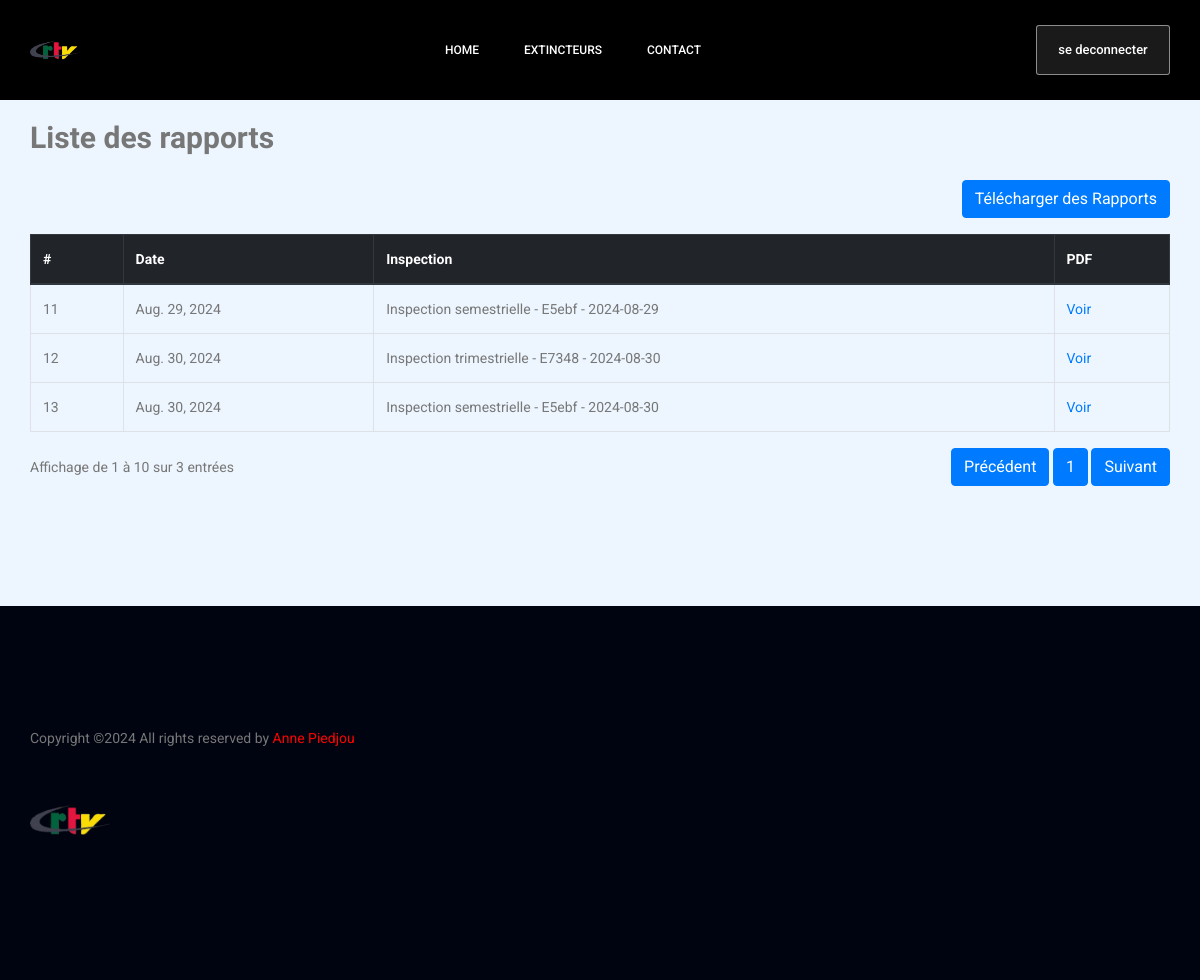
The page /gestion_rapports/ on the database as committed earlier.
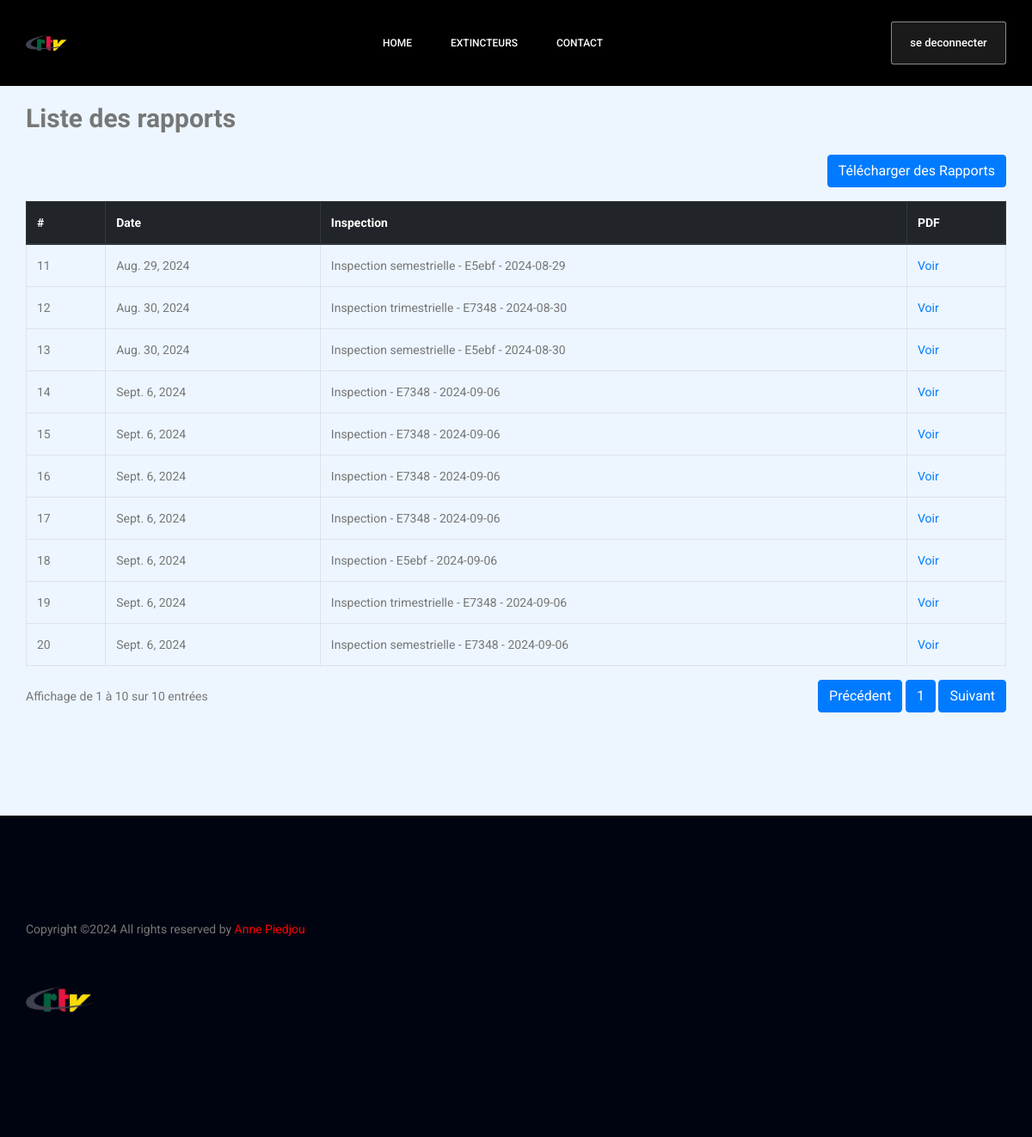
The same page on the database as committed later.
### extincteurs/models.py (models this page shows, shortened)
class RapportInspection(models.Model):
    date = models.DateField()
    inspection = models.ForeignKey(Inspection, on_delete=models.CASCADE)
    pdf = models.FileField(upload_to='media/')

class Inspection(models.Model):
    TYPE_INSPECTION_CHOICES = [
        ('manuelle', 'Manuelle'),
        ('trimestrielle', 'Trimestrielle'),
        ('semestrielle', 'Semestrielle'),
        ('annuelle', 'Annuelle'),
    ]
    extincteur = models.ForeignKey('Extincteur', on_delete=models.CASCADE)
    inspecteur = models.ForeignKey('Utilisateur', on_delete=models.CASCADE)
    date = models.DateField(default=timezone.now)
    type_inspection = models.CharField(max_length=15, choices=TYPE_INSPECTION_CHOICES)
    lieu = models.CharField(max_length=255)
    fiche_controle_verifiee = models.BooleanField(default=False)
    emplacement_correct = models.BooleanField(default=False)
    visible_accessible = models.BooleanField(default=False)
    plaque_lisible = models.BooleanField(default=False)
    signes_deterioration = models.BooleanField(default=False)
    pression_normale = models.BooleanField(default=False)
    mode_emploi_affiche = models.BooleanField(default=False)
    dommage_expose = models.BooleanField(default=False)
    observation = models.TextField(blank=True, null=True)
    prochaine_inspection = models.DateField(blank=True, null=True)
    def __str__(self):
        return f'Inspection {self.type_inspection} - {self.extincteur.code} - {self.date}'

class Extincteur(models.Model):
    TYPE_CHOICES = [
        ('eau', 'Eau'),
        ('mousse', 'Mousse'),
        ('poudre', 'Poudre'),
        ('co2', 'CO2'),
    ]
    CLASSE_CHOICES = [
        ('A', 'Classe A'),
        ('B', 'Classe B'),
        ('C', 'Classe C'),
        ('D', 'Classe D'),
        ('F', 'Classe F'),
    ]
    code = models.CharField(max_length=5, primary_key=True, default=generate_extincteur_code, editable=False)
    type_extincteur = models.CharField(max_length=10, choices=TYPE_CHOICES)
    classe = models.CharField(max_length=2, choices=CLASSE_CHOICES, default="A")
    date_achat = models.DateField()
    date_valid = models.DateField(default=date(2024, 8, 24))
    localisation = models.CharField(max_length=255)

### extincteurs/views.py (the view)
# urls.py: path('gestion_rapports/', gestion_rapports, name='gestion_rapports'),
def gestion_rapports(request):
    rapports = RapportInspection.objects.all()
    inspection_dates = Inspection.objects.values_list('date', flat=True).distinct()
    context = {
        'inspection_dates': inspection_dates,
        'rapports': rapports,
    }
    return render(request, 'rapports.html', context)

### extincteurs/templates/rapports.html (shortened to what this page needs)
{% load static %}
<!doctype html>
<html lang="en">
    <head>
        <link rel="stylesheet" href="{% static 'css/bootstrap.css' %}">
        <link rel="stylesheet" href="{% static 'css/style.css' %}">
        <link rel="stylesheet" href="{% static 'css/responsive.css' %}">
    </head>
    <body>
        <header class="header_area">
            <div class="main_menu">
                <nav class="navbar navbar-expand-lg navbar-light" style="background-color: black;">
                    <div class="container box_1620">
                        <a class="navbar-brand logo_h" href="{% url 'home' %}"><img src="{% static 'img/crtv.png' %}" width="50px" height="50px" alt=""></a>
                        <div class="collapse navbar-collapse offset" id="navbarSupportedContent">
                            <ul class="nav navbar-nav menu_nav justify-content-center">
                                <li class="nav-item active"><a class="nav-link" href="{% url 'home' %}">Home</a></li>
                                <li class="nav-item"><a class="nav-link" href="{% url 'gestion_extincteurs' %}">Extincteurs</a></li>
                                <li class="nav-item"><a class="nav-link" href="{% url 'contact' %}">Contact</a></li>
                            </ul>
                            <ul class="nav navbar-nav navbar-right">
                                <a href="{% url 'logout' %}" class="tickets_btn">se deconnecter</a>
                            </ul>
                        </div>
                    </div>
                </nav>
            </div>
        </header>
        <section class="made_life_area p_120">
            <div class="container">
                <h2 class="mb-4">Liste des rapports</h2>
                <button class="btn btn-primary float-right mb-3" data-toggle="modal" data-target="#downloadReportsModal">Télécharger des Rapports</button>
                <table class="table table-bordered table-hover">
                    <thead class="thead-dark">
                        <tr>
                            <th>#</th>
                            <th>Date</th>
                            <th>Inspection</th>
                            <th>PDF</th>
                        </tr>
                    </thead>
                    <tbody>
                        {% for rapport in rapports %}
                        <tr>
                            <td>{{ rapport.id }}</td>
                            <td>{{ rapport.date }}</td>
                            <td>{{ rapport.inspection }}</td>
                            <td><a href="{{ rapport.pdf.url }}" target="_blank">Voir</a></td>
                        </tr>
                        {% endfor %}
                    </tbody>
                </table>
                <div class="pagination d-flex justify-content-between align-items-center">
                    <span>Affichage de 1 à 10 sur {{ rapports|length }} entrées</span>
                    <div class="pagination-controls">
                        <button class="btn btn-primary">Précédent</button>
                        <button class="btn btn-primary">1</button>
                        <button class="btn btn-primary">Suivant</button>
                    </div>
                </div>
            </div>
        </section>
        <footer class="footer_area p_120">
        	<div class="container">
        		<div class="row footer_inner">
        			<div class="col-lg-5 col-sm-6">
        				<aside class="f_widget ab_widget">
        					<p> Copyright &copy;<script>document.write(new Date().getFullYear());</script> All rights reserved by <a href="https://colorlib.com" target="_blank">Anne Piedjou</a> </p>
							<a href="index.html"><img src="{%  static 'img/crtv.png' %}" width="80px" height="80px" alt=""></a>
        				</aside>
        			</div>
        		</div>
        	</div>
        </footer>
    </body>
</html>

### static/css/style.css (style rules this page uses)
a { text-decoration: none; transition: all 0.3s ease-in-out; }
body { line-height: 24px; font-size: 14px; font-family: "Roboto", sans-serif; font-weight: normal; color: #777777; }
h1, h2, h3, h4, h5, h6 { font-family: "Heebo", sans-serif; font-weight: bold; }
.p_120 { padding-top: 120px; padding-bottom: 120px; }
@media (min-width: 1200px) { .container { max-width: 1170px; } }
.header_area { position: absolute; width: 100%; top: 0; left: 0; z-index: 99; transition: background 0.4s, all 0.3s linear; }
.header_area .navbar-brand { margin-right: 30px; }
.header_area .menu_nav { width: 100%; }
.header_area .navbar { background: transparent; padding: 0px; border: 0px; border-radius: 0px; width: 100%; }
.header_area .navbar .nav .nav-item { margin-right: 45px; }
.header_area .navbar .nav .nav-item .nav-link { font: 500 12px/100px "Roboto", sans-serif; text-transform: uppercase; color: #fff; padding: 0px; display: inline-block; }
.header_area .navbar .nav .nav-item .nav-link:after { display: none; }
.header_area .navbar .nav .nav-item:last-child { margin-right: 0px; }
h2 { font-size: 30px; }
.tickets_btn { display: inline-block; background: rgba(255, 255, 255, 0.1); color: #fff; font-family: "Roboto", sans-serif; width: 134px; font-size: 13px; font-weight: 500; border: 1px solid rgba(255, 255, 255, 0.5); line-height: 48px; border-radius: 3px; outline: none !important; box-shadow: none !important; text-align: center; cursor: pointer; transition: all 300ms linear 0s; }
.made_life_area { background: #edf6ff; }
.footer_area { background: #000410; }
.ab_widget p { font-size: 14px; line-height: 24px; font-family: "Roboto", sans-serif; color: #777777; margin-bottom: 30px; }
.ab_widget p a { color: red; }

Rows that differ between the two databases and show on the page:
added RapportInspection: id "14", date "Sept. 6, 2024", inspection "Inspection - E7348 - 2024-09-06"
added RapportInspection: id "15", date "Sept. 6, 2024", inspection "Inspection - E7348 - 2024-09-06"
added RapportInspection: id "16", date "Sept. 6, 2024", inspection "Inspection - E7348 - 2024-09-06"
added RapportInspection: id "17", date "Sept. 6, 2024", inspection "Inspection - E7348 - 2024-09-06"
added RapportInspection: id "18", date "Sept. 6, 2024", inspection "Inspection - E5ebf - 2024-09-06"
added RapportInspection: id "19", date "Sept. 6, 2024", inspection "Inspection trimestrielle - E7348 - 2024-09-06"
added RapportInspection: id "20", date "Sept. 6, 2024", inspection "Inspection semestrielle - E7348 - 2024-09-06"
Other text that changed with them:
{{ rapports|length }}: "3" → "10"
